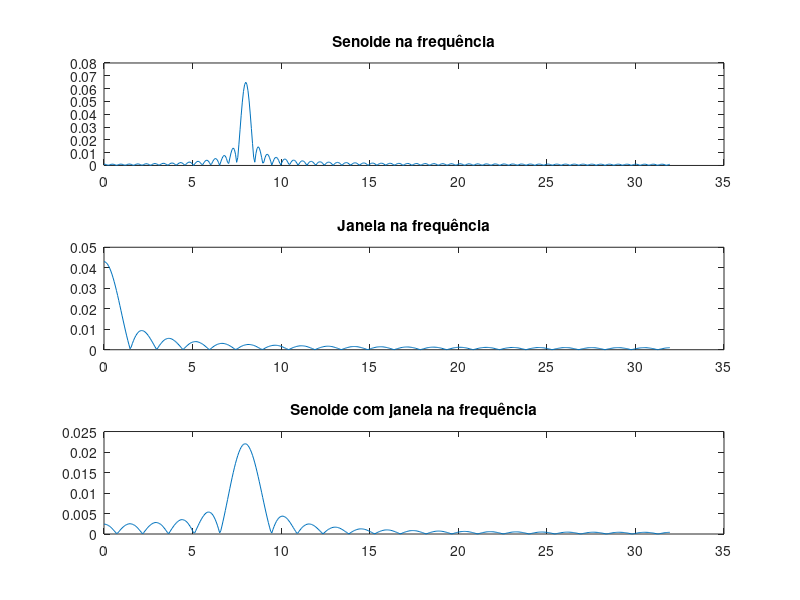
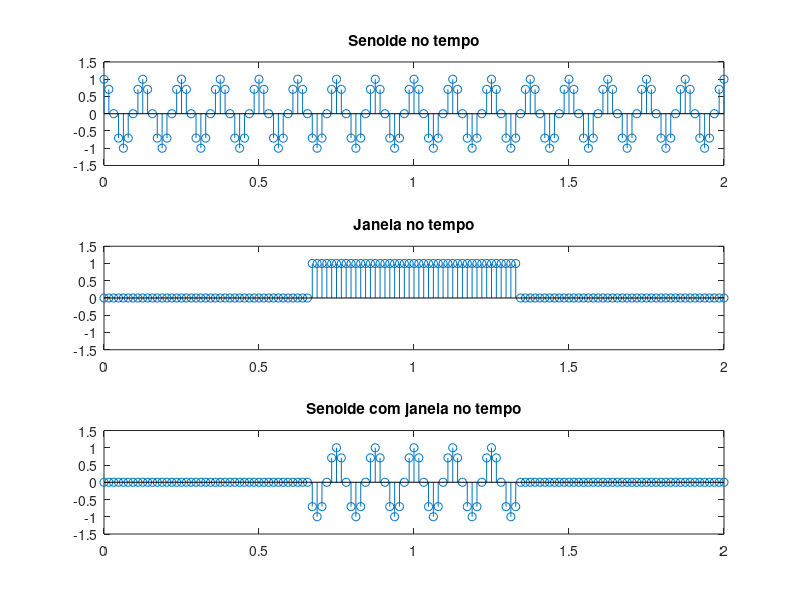

Here is the MATLAB script that generated these plots, in order:
clc; close all;clear all;               % Limpa variáveis e fecha todos os gráficos
%% Geração da janela
fsampling = 64;                         % Frequência de amostragem em kHz
tf = 2;                                 % Duração do sinal em s
t = 0 : (1/fsampling) : tf;             % Determinação do eixo do tempo
fm = 8;                                 % Frequência do sinal
Am = 1;                                 % Amplitude do sinal
m1 = Am*cos(2*pi*fm*t);                 % Sinal senoidal puro
m2 = zeros(size(t));                    % Sinal zeros
m2(length(t)/3+1:length(t)*2/3)=1;      % Sinal zeros com "1" entre 1/3 a 2/3 de seu comprimento (janela quadrada)
m=m1.*m2;                               % Sinal resultante

%% Efeito da janela na frequência do sinal
lfft = 1000;                            % Número de pontos da fft
m1fft = fft(m1,lfft)/lfft;              % Cálculo da fft para a senoide
m2fft = fft(m2,lfft)/lfft;              % Cálculo da fft para a janela
mfft = fft(m,lfft)/lfft;                % Cálculo da fft para sinal com janela
% Definição do eixo das frequências unilateral
freq1 = [0 : fsampling/lfft : fsampling/2 - fsampling/lfft];
m1fftuni = m1fft(1:lfft/2);             % fft unilateral senoide
m2fftuni = m2fft(1:lfft/2);             % fft unilateral janela
mfftuni = mfft(1:lfft/2);               % fft unilateral senoide com janela

%% Gráficos
subplot(3,1,1);
plot(freq1,abs(m1fftuni));
title('Senoide na frequência' );
subplot(3,1,2);
plot(freq1,abs(m2fftuni));
title('Janela na frequência' );
subplot(3,1,3);
plot(freq1,abs(mfftuni));
title('Senoide com janela na frequência' );

% Senoide discreta no tempo
figure;
subplot (3,1,1)
stem(t,m1)
axis([0 2 -1.5 1.5])
title('Senoide no tempo' )
% Janela Retangula no tempo
subplot (3,1,2)
stem(t,m2)
axis([0 2 -1.5 1.5])
title('Janela no tempo' )
% Senoide com janela no tempo
subplot (3,1,3)
stem(t,m)
axis([0 2 -1.5 1.5])
title('Senoide com janela no tempo' )